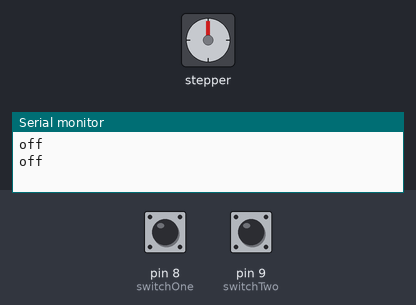
The sketch below on a simulated Arduino Uno, built with avr-gcc and run on an emulated ATmega328P. Parts: stepper motor, the last lines printed to the serial monitor. Wiring (inferred from the names in the program): stepper motor driver (200 steps per turn assumed): step pin 4; direction pin 3; enable pin 5. The inputs (shaded band) are chosen by the test bench; at power-on: pin 9 (switchTwo) HIGH, pin 8 (switchOne) HIGH.

Above: at 1.7 s.
1.8 s: pin 9 (switchTwo) pulled LOW for 0.15 s
At 3.7 s:
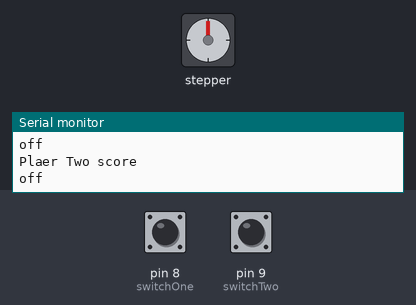
4.3 s: pin 8 (switchOne) pulled LOW for 0.15 s
At 5.6 s:
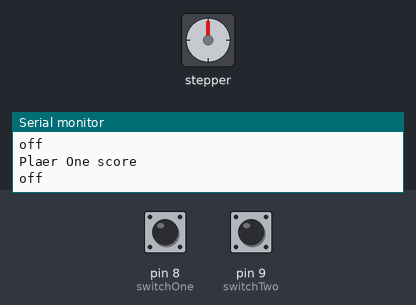
Timing chart, 0 to 7.3 s (numbered marks = the images above; inputs shaded):
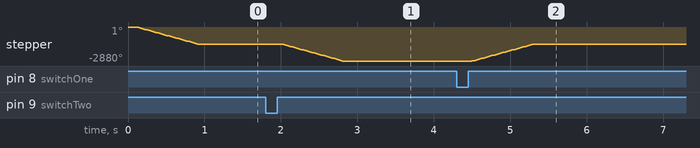

Measured:
- after the input at 1.8 s, stepper: turns 1440° counter-clockwise in 0.81 s, starting after 0.20 s
- after the input at 4.3 s, stepper: turns 1440° clockwise in 0.81 s, starting after 0.20 s
- by itself, stepper: turns 1440° counter-clockwise in 0.81 s

The sketch:

code1.ino
```cpp
// defines pins numbers

const int dirPin  = 3;

const int stepPin = 4;

const int enPin   = 5;


const int switchOne     = 8;

const int switchTwo     = 9;


int p1buttonState = 0;         // current state of the button

int lastp1buttonState = 0;     // previous state of the button


int p2buttonState = 0;         // current state of the button

int lastp2buttonState = 0;     // previous state of the button

bool bPress = false;


bool isForward = false;

bool isBackward = false;


void setup() {


  Serial.begin(9600);

  pinMode( switchOne, INPUT_PULLUP);

  pinMode( switchTwo, INPUT_PULLUP);


  // Sets the two pins as Outputs

  pinMode(stepPin,OUTPUT);

  pinMode(dirPin,OUTPUT);


  pinMode(enPin,OUTPUT);

  digitalWrite(enPin,LOW);


}

void loop() {


   isForward = false;

   isBackward = false;


   p1buttonState = digitalRead(switchOne);

   p2buttonState = digitalRead(switchTwo);


  if (p1ButtonPress()) {


    digitalWrite(dirPin,HIGH);


    delay(5);

  }


    if (p2ButtonPress()) {


      digitalWrite(dirPin,LOW);


      delay(5);

    }


    if( isForward || isBackward ){


      for(int x = 0; x < 800; x++) {

        digitalWrite(stepPin,HIGH);

        delayMicroseconds(500);

        digitalWrite(stepPin,LOW);

        delayMicroseconds(500);

      }

    }


}


bool p1ButtonPress()

{

   bool isPress = false;

   // compare the p1buttonState to its previous state

  if (p1buttonState != lastp1buttonState) {

    // if the state has changed, increment the counter

    if (p1buttonState == LOW) {

      // if the current state is HIGH then the button went from off to on:

      bPress = true;

      isPress = true;

      Serial.println("Plaer One score");


    } else {

      // if the current state is LOW then the button went from on to off:

      Serial.println("off");

      isForward = true;

    }

    // Delay a little bit to avoid bouncing

    delay(50);

  }

  // save the current state as the last state, for next time through the loop

  lastp1buttonState = p1buttonState;

  return isPress;

}


bool p2ButtonPress()

{

   bool isPress = false;

   // compare the p1buttonState to its previous state

  if (p2buttonState != lastp2buttonState) {

    // if the state has changed, increment the counter

    if (p2buttonState == LOW) {

      // if the current state is HIGH then the button went from off to on:

      bPress = true;

      isPress = true;

      Serial.println("Plaer Two score");


    } else {

      // if the current state is LOW then the button went from on to off:

      Serial.println("off");

      isBackward = true;

    }

    // Delay a little bit to avoid bouncing

    delay(50);

  }

  // save the current state as the last state, for next time through the loop

  lastp2buttonState = p2buttonState;

  return isPress;

}
```
